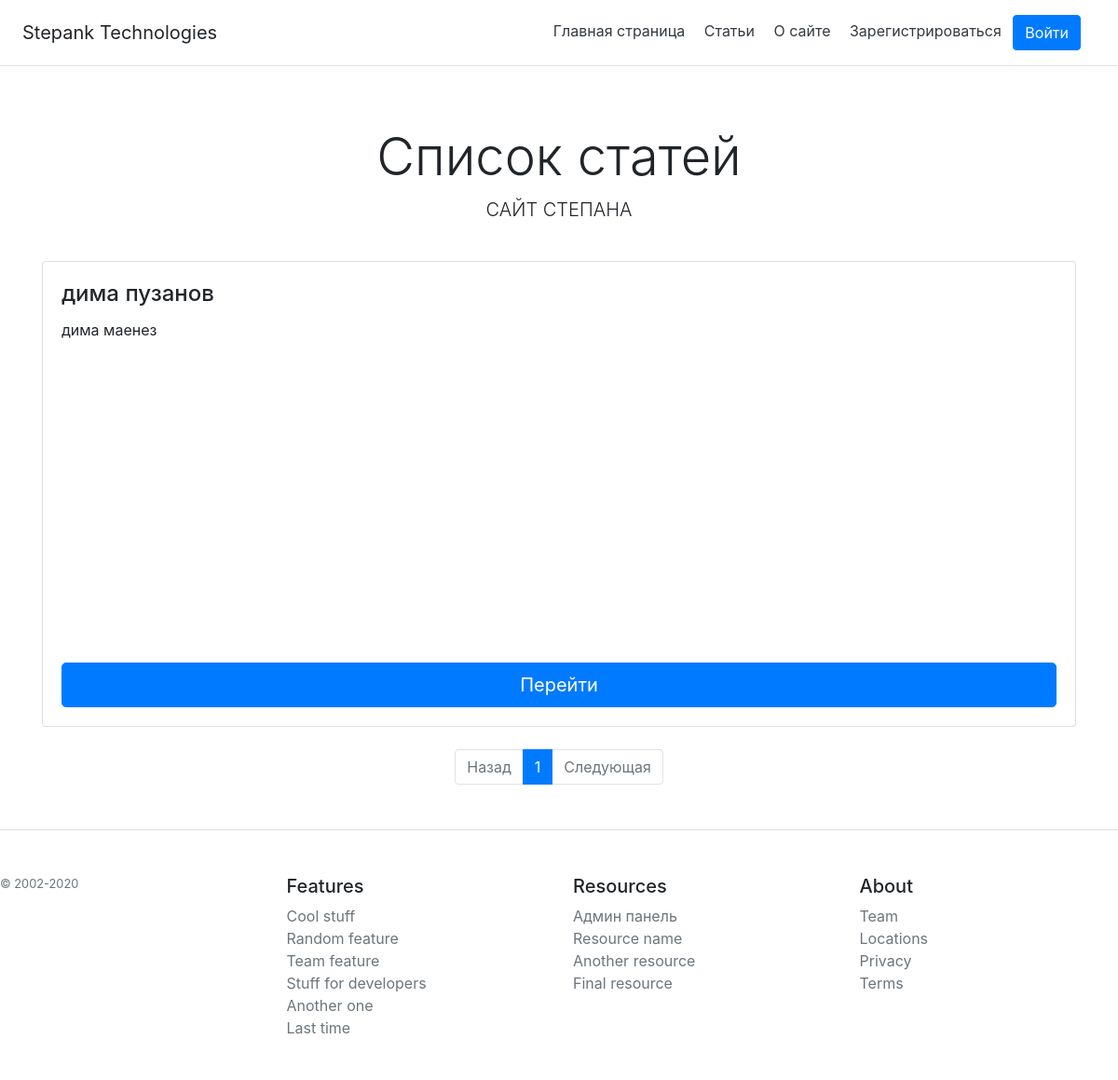
/articles/, run on an earlier commit of the app's database.
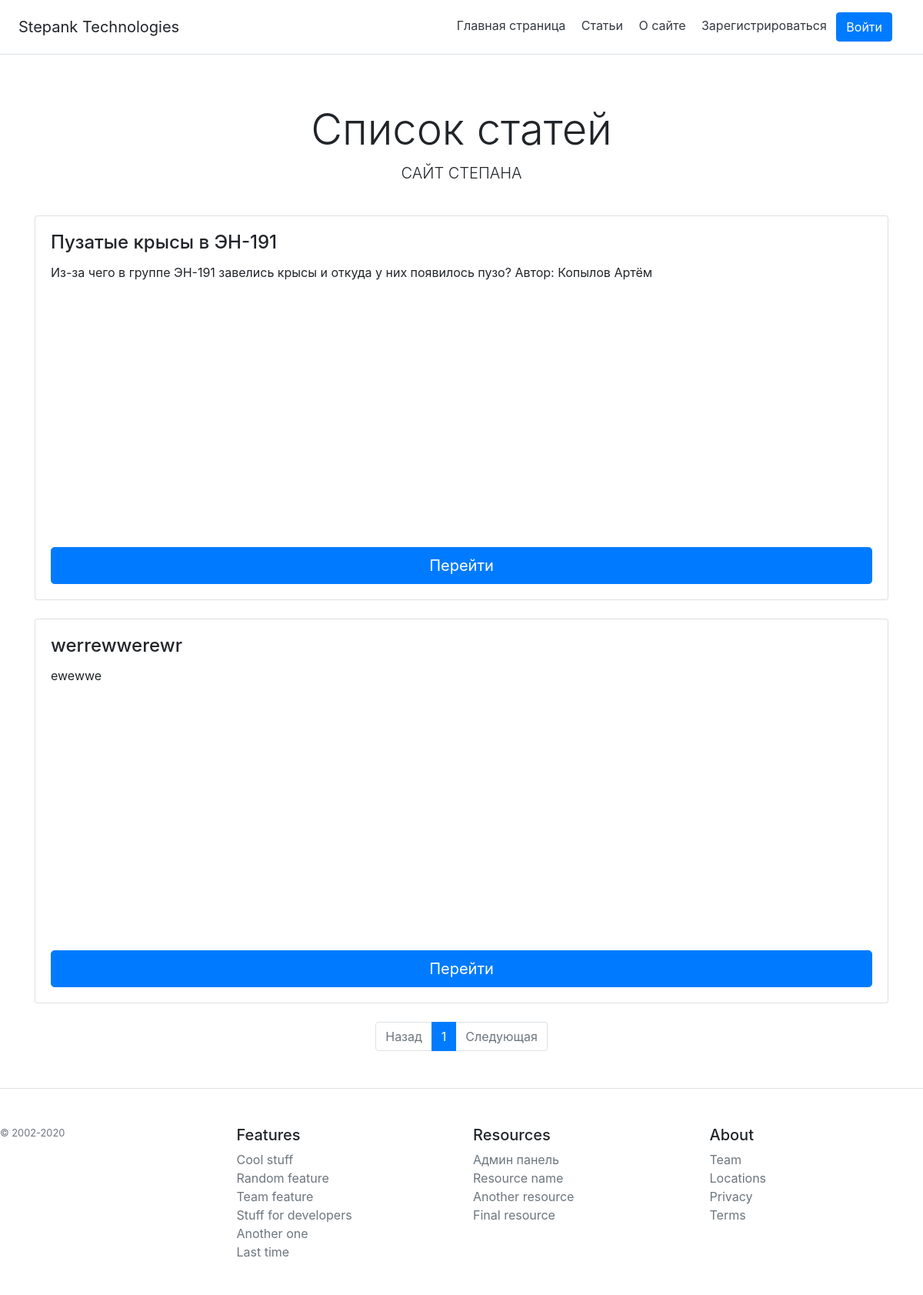
And on a later commit of the database.
### webapp/models.py (models this page shows, shortened)
class Post(db.Model):
    post_id = db.Column(db.Integer, primary_key=True)
    title = db.Column(db.String(32), nullable=False)
    header = db.Column(db.String(150), nullable=False)
    text = db.Column(db.String(), nullable=False)
    post_creation_date = db.Column(db.DateTime)

### webapp/articles/articles_routes.py (the view)
@arti.route('/')
def articles():
    page = request.args.get('page')
    if page and page.isdigit():
        page = int(page)
    else:
        page = 1
    articles_list = Post.query
    pages = articles_list.paginate(page=page, per_page=4)
    return render_template('/articles/articles.html', pages=pages)

### webapp/templates/articles/articles.html (shortened to what this page needs)
{% extends 'base.html' %}
{% block home %}
Список статей
{% endblock %}
{% block row %}
{% block body %}
{% for el in pages.items %}
<div class="">
    <div class="card mb-4 shadow-sm" style="min-height: 500px;">
            {% set post_date = el.post_creation_date %}
        <div class="card-body d-flex flex-column">
            <h4 class="card-title">{{ el.title }}</h4>
            <p class="card-text">{{ el.header }}</p>
            <a class="btn btn-primary btn-lg mt-auto" href="/articles/{{ el.post_id }}">Перейти</a>
        </div>
    </div>
</div>
{% endfor %}
{% endblock %}
<nav aria-label="Page navigation example">
  <ul class="pagination pg-blue justify-content-center">
    <li {% if not pages.has_prev %} class="page-item disabled" {% endif %}>
      <a class="page-link" href="./?page={{ pages.prev_num }}">Назад</a>
    </li>
    {% for page in pages.iter_pages() %}
     <li {% if page == pages.page %} class="page-item active" {% endif %}>
      <a class="page-link" href="./?page={{ page }}">{{ page }}<span class="sr-only">(current)</span></a>
    </li>
    {% endfor %}
    <li {% if not pages.has_next %} class="page-item disabled" {% endif %}>
      <a class="page-link" href="./?page={{ pages.next_num }}">Следующая</a>
    </li>
  </ul>
</nav>
{% endblock %}

### webapp/templates/base.html (shortened to what this page needs)
<!DOCTYPE html>
<html lang="en">
<head>
  <link rel="stylesheet" href="https://maxcdn.bootstrapcdn.com/bootstrap/4.0.0/css/bootstrap.min.css">
</head>
<body>
<div class="d-flex flex-column flex-md-row align-items-center p-3 px-md-4 mb-3 bg-white border-bottom shadow-sm">
  <h5 class="my-0 mr-md-auto font-weight-normal">Stepank Technologies</h5>
  <nav class="my-2 my-md-0 mr-md-3">
    <a class="p-2 text-dark" href="/">Главная страница</a>
    <a class="p-2 text-dark" href="/articles">Статьи</a>
    <a class="p-2 text-dark" href="/about">О сайте</a>
    {% if current_user.is_authenticated %}
    <a class="p-2 text-dark" href="#">{{ current_user.user_name }}</a>
    <a class="p-2 text-dark" href="/logout?next={{ request.path }}">Выйти</a>
    {% else %}
    <a class="p-2 text-dark" href="/register">Зарегистрироваться</a>
    <button type="button" class="btn btn-primary" data-toggle="modal" data-target="#exampleModal">Войти</button>
    {% endif %}
  </nav>
</div>
<div class="pricing-header px-3 py-3 pt-md-5 pb-md-4 mx-auto text-center">
  <h1 class="display-4">{% block home %}{% endblock %}</h1>
  <p class="lead">САЙТ СТЕПАНА</p>
</div>
<div class="container">
    {% block row %}{% endblock %}
</div>
  <footer class="pt-4 my-md-5 pt-md-5 border-top">
    <div class="row">
      <div class="col-12 col-md">
        <small class="d-block mb-3 text-muted">© 2002-2020</small>
      </div>
      <div class="col-6 col-md">
        <h5>Features</h5>
        <ul class="list-unstyled text-small">
          <li><a class="text-muted" href="#">Cool stuff</a></li>
          <li><a class="text-muted" href="#">Random feature</a></li>
          <li><a class="text-muted" href="#">Team feature</a></li>
          <li><a class="text-muted" href="#">Stuff for developers</a></li>
          <li><a class="text-muted" href="#">Another one</a></li>
          <li><a class="text-muted" href="#">Last time</a></li>
        </ul>
      </div>
      <div class="col-6 col-md">
        <h5>Resources</h5>
        <ul class="list-unstyled text-small">
          <li><a class="text-muted" href="/admin">Админ панель</a></li>
          <li><a class="text-muted" href="#">Resource name</a></li>
          <li><a class="text-muted" href="#">Another resource</a></li>
          <li><a class="text-muted" href="#">Final resource</a></li>
        </ul>
      </div>
      <div class="col-6 col-md">
        <h5>About</h5>
        <ul class="list-unstyled text-small">
          <li><a class="text-muted" href="#">Team</a></li>
          <li><a class="text-muted" href="#">Locations</a></li>
          <li><a class="text-muted" href="#">Privacy</a></li>
          <li><a class="text-muted" href="#">Terms</a></li>
        </ul>
      </div>
    </div>
  </footer>
</body>
</html>

What changed in the data, as far as the page shows it:
changed Post: title "дима пузанов" → "Пузатые крысы в ЭН-191"; header "дима маенез" → "Из-за чего в группе ЭН-191 завелись крысы и откуда у них появилось пузо? Автор: Копылов Артём"
added Post: title "werrewwerewr", header "ewewwe"
